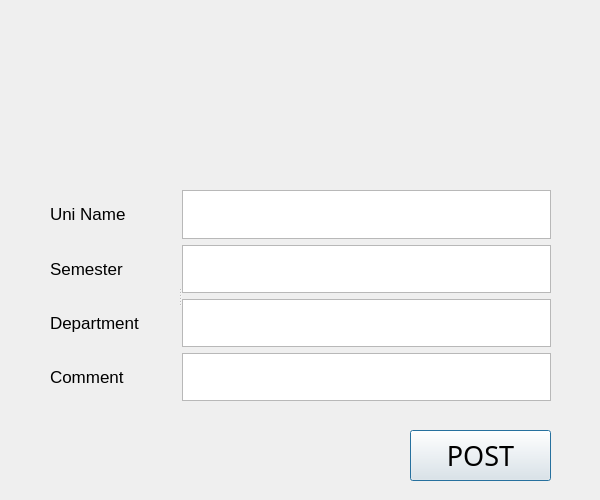
<?xml version="1.0" encoding="UTF-8"?>
<ui version="4.0">
 <class>UniversitiesDialog</class>
 <widget class="QDialog" name="UniversitiesDialog">
  <property name="geometry">
   <rect>
    <x>0</x>
    <y>0</y>
    <width>600</width>
    <height>500</height>
   </rect>
  </property>
  <property name="minimumSize">
   <size>
    <width>600</width>
    <height>500</height>
   </size>
  </property>
  <property name="maximumSize">
   <size>
    <width>600</width>
    <height>500</height>
   </size>
  </property>
  <property name="windowTitle">
   <string>Dialog</string>
  </property>
  <widget class="QSplitter" name="splitter">
   <property name="geometry">
    <rect>
     <x>50</x>
     <y>190</y>
     <width>501</width>
     <height>211</height>
    </rect>
   </property>
   <property name="orientation">
    <enum>Qt::Horizontal</enum>
   </property>
   <widget class="QWidget" name="layoutWidget">
    <layout class="QGridLayout" name="gridLayout">
     <item row="0" column="0">
      <widget class="QLabel" name="label">
       <property name="font">
        <font>
         <pointsize>13</pointsize>
        </font>
       </property>
       <property name="text">
        <string>Uni Name</string>
       </property>
      </widget>
     </item>
     <item row="3" column="0">
      <widget class="QLabel" name="label_3">
       <property name="font">
        <font>
         <pointsize>13</pointsize>
        </font>
       </property>
       <property name="text">
        <string>Comment</string>
       </property>
      </widget>
     </item>
     <item row="1" column="0">
      <widget class="QLabel" name="label_2">
       <property name="font">
        <font>
         <pointsize>13</pointsize>
        </font>
       </property>
       <property name="text">
        <string>Semester</string>
       </property>
      </widget>
     </item>
     <item row="2" column="0">
      <widget class="QLabel" name="label_4">
       <property name="font">
        <font>
         <pointsize>13</pointsize>
        </font>
       </property>
       <property name="text">
        <string>Department</string>
       </property>
      </widget>
     </item>
    </layout>
   </widget>
   <widget class="QWidget" name="layoutWidget_2">
    <layout class="QGridLayout" name="gridLayout_2">
     <item row="2" column="0">
      <widget class="QTextEdit" name="textEdit_department"/>
     </item>
     <item row="1" column="0">
      <widget class="QTextEdit" name="textEdit_semester"/>
     </item>
     <item row="0" column="0">
      <widget class="QTextEdit" name="textEdit_uniName"/>
     </item>
     <item row="3" column="0">
      <widget class="QTextEdit" name="textEdit_uniComment"/>
     </item>
    </layout>
   </widget>
  </widget>
  <widget class="QPushButton" name="pushButton_uniPost">
   <property name="geometry">
    <rect>
     <x>410</x>
     <y>430</y>
     <width>141</width>
     <height>51</height>
    </rect>
   </property>
   <property name="font">
    <font>
     <family>Uni Sans</family>
     <pointsize>20</pointsize>
    </font>
   </property>
   <property name="text">
    <string>POST</string>
   </property>
  </widget>
 </widget>
 <resources/>
 <connections/>
</ui>
